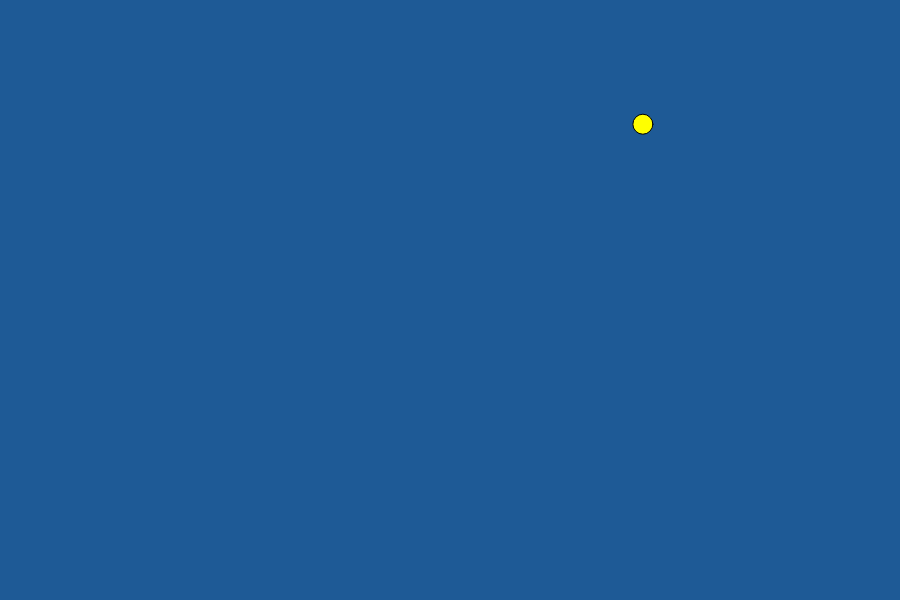
Frame 1 (no input)
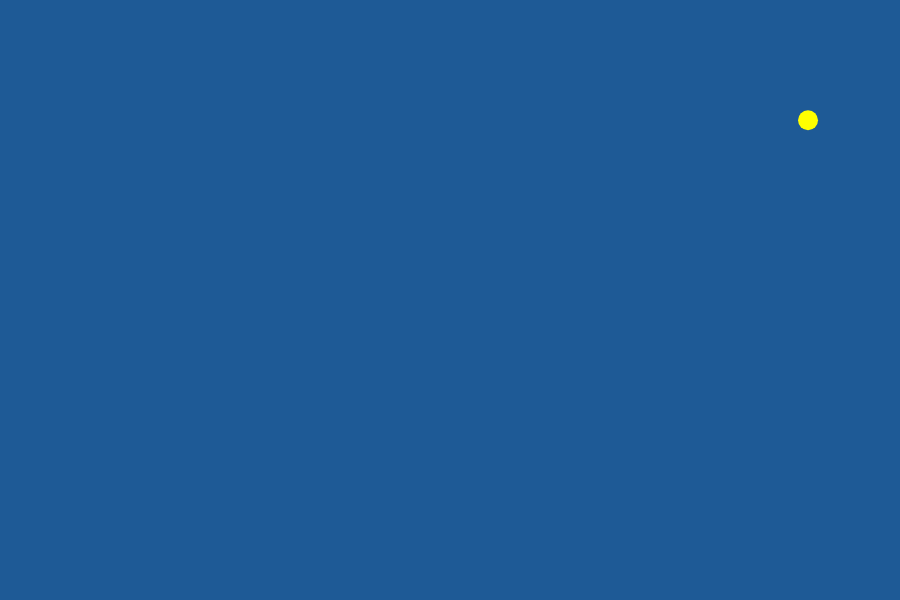
Frame 60 (no input)
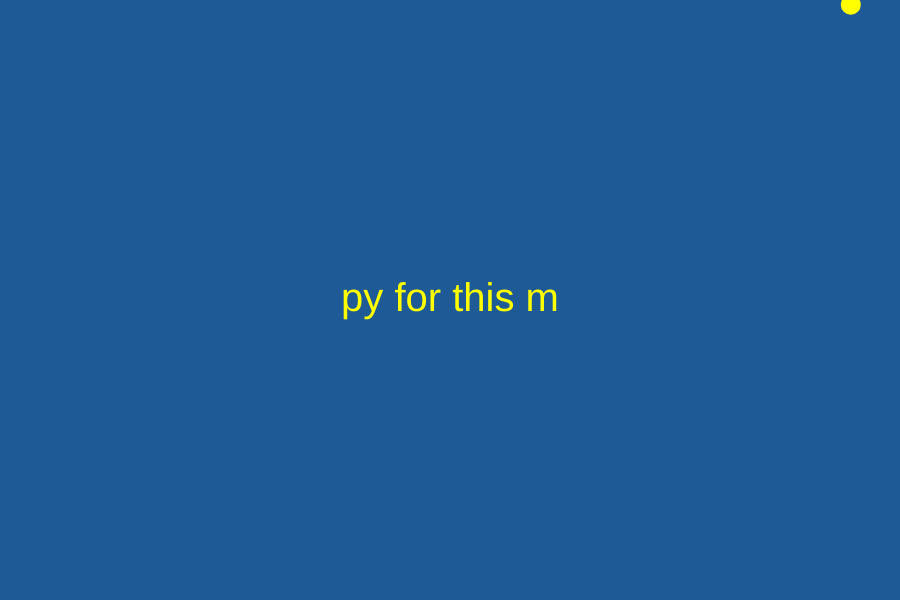
Frame 120 (the mouse pressed at the canvas centre since frame 60)

The p5.js sketch that drew these frames (run headless with seeded random() and noise() and a simulated clock; from frame 60 on, the mouse is pressed at the canvas centre):

// p5.js sketch
// ── sketch.js
var sourceText = "Be happy for this moment";
var circleX;
var circleY;

function setup() {
  createCanvas(900, 600);
  background(10, 0, 100);
  frameRate(20);
}
function draw() {
  background(30, 90, 150);
  fill(255, 255, 0);
  circleX = random(width);
  circleY = random(height);
  ellipse(circleX, circleY, 20, 20);
  noStroke(0);

  textSize(40);
  textAlign(CENTER, CENTER);
  var middle = sourceText.length / 2;
  var left = middle - ((mouseX / width) * middle);
  var right = middle + ((mouseX / width) * middle);
  text(
    sourceText.substring(left, right+1),
    width/2, height/2);
}
